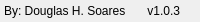
              <widget class="QFrame" name="bottomBar">
               <property name="minimumSize">
                <size>
                 <width>0</width>
                 <height>22</height>
                </size>
               </property>
               <property name="maximumSize">
                <size>
                 <width>16777215</width>
                 <height>22</height>
                </size>
               </property>
               <property name="frameShape">
                <enum>QFrame::Shape::NoFrame</enum>
               </property>
               <property name="frameShadow">
                <enum>QFrame::Shadow::Raised</enum>
               </property>
               <layout class="QHBoxLayout" name="horizontalLayout_18">
                <property name="spacing">
                 <number>0</number>
                </property>
                <property name="leftMargin">
                 <number>4</number>
                </property>
                <property name="topMargin">
                 <number>0</number>
                </property>
                <property name="rightMargin">
                 <number>0</number>
                </property>
                <property name="bottomMargin">
                 <number>0</number>
                </property>
                <item>
                 <widget class="QLabel" name="creditsLabel">
                  <property name="maximumSize">
                   <size>
                    <width>16777215</width>
                    <height>16</height>
                   </size>
                  </property>
                  <property name="font">
                   <font>
                    <family>Segoe UI</family>
                    <italic>false</italic>
                    <bold>false</bold>
                   </font>
                  </property>
                  <property name="text">
                   <string>By: Douglas H. Soares</string>
                  </property>
                  <property name="alignment">
                   <set>Qt::AlignmentFlag::AlignLeading|Qt::AlignmentFlag::AlignLeft|Qt::AlignmentFlag::AlignVCenter</set>
                  </property>
                 </widget>
                </item>
                <item>
                 <widget class="QLabel" name="version_3">
                  <property name="text">
                   <string>v1.0.3</string>
                  </property>
                  <property name="alignment">
                   <set>Qt::AlignmentFlag::AlignRight|Qt::AlignmentFlag::AlignTrailing|Qt::AlignmentFlag::AlignVCenter</set>
                  </property>
                 </widget>
                </item>
                <item>
                 <widget class="QFrame" name="frame_size_grip">
                  <property name="minimumSize">
                   <size>
                    <width>20</width>
                    <height>0</height>
                   </size>
                  </property>
                  <property name="maximumSize">
                   <size>
                    <width>20</width>
                    <height>16777215</height>
                   </size>
                  </property>
                  <property name="styleSheet">
                   <string notr="true">background-image: url(:/icons/icons/cil-size-grip.png);
background-repeat: no-repeat;
background-position: center;
background-attachment: fixed;
</string>
                  </property>
                  <property name="frameShape">
                   <enum>QFrame::Shape::NoFrame</enum>
                  </property>
                  <property name="frameShadow">
                   <enum>QFrame::Shadow::Raised</enum>
                  </property>
                 </widget>
                </item>
               </layout>
              </widget>
